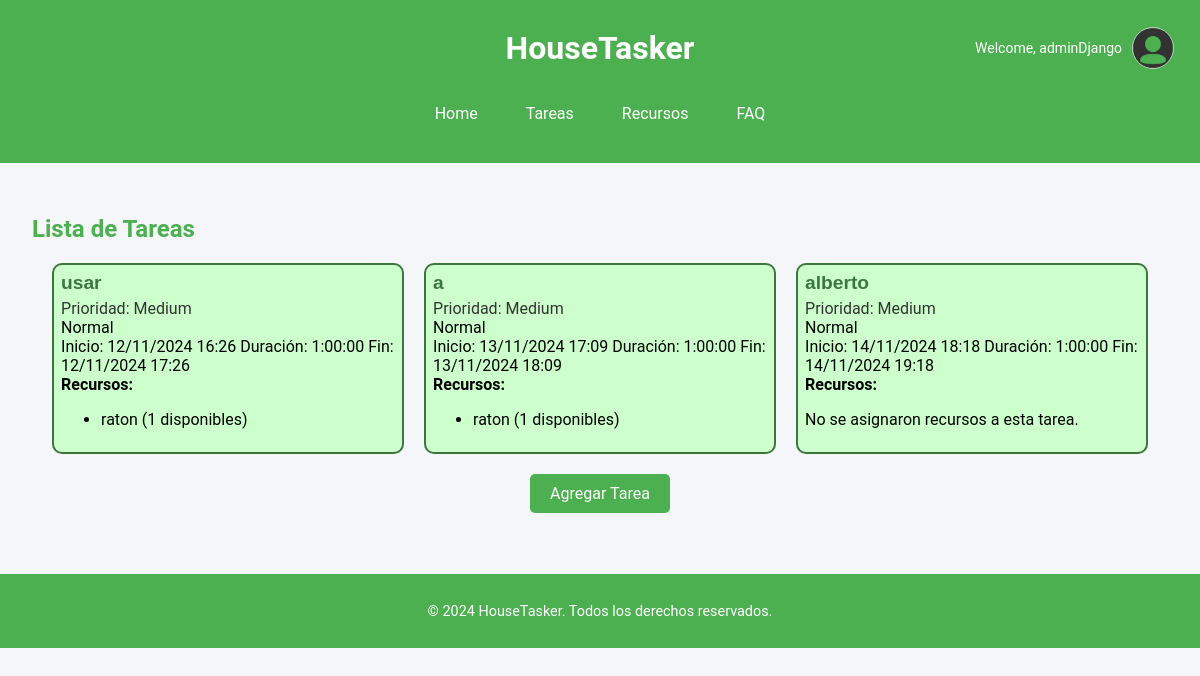
Page /tasks/ (signed in) on the earlier database version.
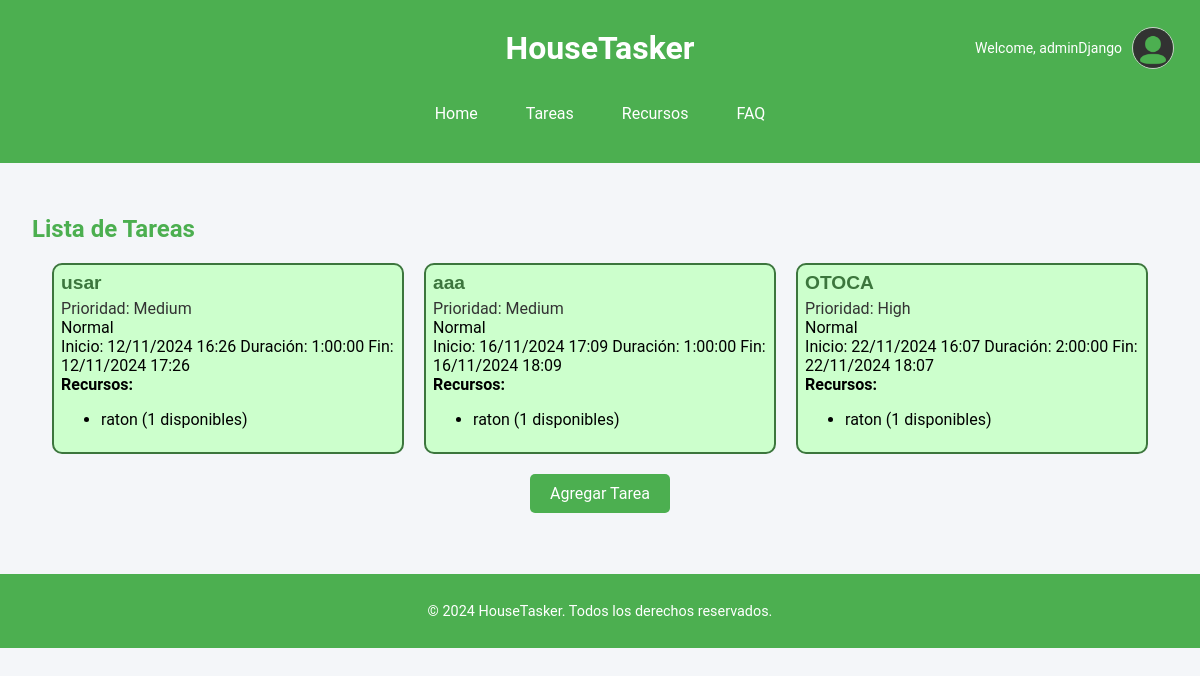
Same page on the later database version.
### appHouseTasker/models.py (models this page shows, shortened)
class CustomUser(AbstractUser):
    profile_image = models.ImageField(upload_to='profile-pictures/', blank=True, null=True)

class Task(models.Model):
    LOW = 'Low'
    MEDIUM = 'Medium'
    HIGH = 'High'
    PRIORITY_CHOICES = [
        (LOW, 'Low'),
        (MEDIUM, 'Medium'),
        (HIGH, 'High'),
    ]
    title = models.CharField(max_length=255)
    description = models.TextField(blank=True, null=True)
    priority = models.CharField(max_length=6, choices=PRIORITY_CHOICES, default=MEDIUM)
    start_date = models.DateTimeField(default=timezone.now)
    duration = models.DurationField()
    completed = models.BooleanField(default=False)
    resources = models.ManyToManyField('Resource', related_name="tasks", blank=True)
    created_by = models.ForeignKey(CustomUser, on_delete=models.CASCADE)
    is_overlapping = models.BooleanField(default=False)
    def end_date(self):
        return self.start_date + self.duration

class Resource(models.Model):
    CATEGORY_CHOICES = [
        ('cleaning', 'Limpieza'),
        ('vehicle', 'Vehículo'),
        ('kitchen', 'Cocina'),
        ('others', 'Otros'),
    ]
    name = models.CharField(max_length=100, unique=True, help_text="Nombre del recurso, e.g., Jabon, Coche, Llaves.")
    description = models.TextField(blank=True, help_text="Descripción opcional del recurso y sus características.")
    quantity = models.PositiveIntegerField(default=1, help_text="Cantidad disponible de este recurso.")
    category = models.CharField(max_length=50, choices=CATEGORY_CHOICES, default='others', help_text="Categoría del recurso.")
    is_available = models.BooleanField(default=True, help_text="Indica si el recurso está disponible para uso.")

### appHouseTasker/views.py (the view)
# urls.py: path('tasks/', views.task_list, name='task_list'),  # List all tasks
@login_required
def task_list(request):
    tasks = Task.objects.all()
    for task in tasks:
        overlapping = False
        task_end_date = task.start_date + task.duration
        for resource in task.resources.all():
            overlapping_count = sum(
                1 for t in resource.tasks.exclude(id=task.id)
                if not (t.start_date >= task_end_date or t.start_date + t.duration <= task.start_date)
            )
            if overlapping_count >= resource.quantity:
                overlapping = True
                break
        task.is_overlapping = overlapping
        task.save()
    return render(request, 'task_list.html', {'tasks': tasks})

### appHouseTasker/templates/task_list.html (shortened to what this page needs)
{% extends "base.html" %}
{% load static %}
{% block head %}
<link rel="stylesheet" href="{% static 'css/task_list.css' %}">
{% endblock %}
{% block main %}
<h2>Lista de Tareas</h2>
<div class="task-container">
  {% for task in tasks %}
    <div class="task-item {% if task.is_overlapping %}task-overlapping{% else %}task-ok{% endif %}">
      <a href="{% url 'task_detail' task.id %}">{{ task.title }}</a>
      <span class="priority">Prioridad: {{ task.get_priority_display }}</span>
      {% if task.is_overlapping %}
        <span class="status">En conflicto</span>
      {% else %}
        <span class="status">Normal</span>
      {% endif %}
      <div class="task-dates">
        <span class="start-date">Inicio: {{ task.start_date|date:"d/m/Y H:i" }}</span>
        <span class="duration">Duración: {{ task.duration }}</span>
        <span class="end-date">Fin: {{ task.end_date|date:"d/m/Y H:i" }}</span>
      </div>
      <div class="task-resources">
        <strong>Recursos:</strong>
        {% if task.resources.all %}
          <ul>
            {% for resource in task.resources.all %}
              <li>{{ resource.name }} ({{ resource.quantity }} disponibles)</li>
            {% endfor %}
          </ul>
        {% else %}
          <p>No se asignaron recursos a esta tarea.</p>
        {% endif %}
      </div>
    </div>
  {% empty %}
    <p>No se encontraron tareas.</p>
  {% endfor %}
</div>
<div class="add-task-button-container">
  <a href="{% url 'task_create' %}" class="add-task-button">Agregar Tarea</a>
</div>
{% endblock %}

### appHouseTasker/templates/base.html (shortened to what this page needs)
{% load static %}
<!DOCTYPE html>
<html lang="es">
	<head>
		<link rel="stylesheet" href="{% static 'css/ht.css' %}">
		<link rel="stylesheet" href="{% static 'css/fonts.css' %}">
		{% block head %}{% endblock %}
	</head>
	<body>
		<header>
            <div class="header-container">
                <h1>{% block header-title %}HouseTasker{% endblock %}</h1>
                <div class="user-info">
                    {% if user.is_authenticated %}
                        <div class="profile">
                            <p>Welcome, {{ user.username }}</p>
                            {% if user.profile_image %}
                                <img src="{{ user.profile_image.url }}" alt="Profile picture" class="profile-pic">
                            {% else %}
                                <img src="{% static 'img/default_pfp.png' %}" alt="Default profile picture" class="profile-pic">
                            {% endif %}
                        </div>
                    {% endif %}
                </div>
            </div>
            <nav>
                {% block nav %}
                <a href="{% url 'home' %}">Home</a>
                <a href="{% url 'task_list' %}">Tareas</a>
                <a href="{% url 'resource_list' %}">Recursos</a>
                <a href="FAQ.html">FAQ</a>
                {% endblock %}
            </nav>
        </header>
		<main>
			{% block main %}
			{% endblock %}
		</main>
		<footer>
			<p>© 2024 HouseTasker. Todos los derechos reservados.</p>
		</footer>
	</body>
</html>

### appHouseTasker/static/css/ht.css (style rules this page uses)
body, html { font-family: Arial, sans-serif; margin: 0; padding: 0; color: #333; background-color: #f4f6f9; }
header, footer { background-color: #4CAF50; color: white; text-align: center; padding: 1em; }
h1 { font-size: 2em; margin: 0; }
h2, h3 { color: #4CAF50; }
main { padding: 2em; }
nav { display: flex; justify-content: center; gap: 1em; margin: 1em 0; }
nav a { color: white; text-decoration: none; padding: 0.5em 1em; }
footer { margin-top: 2em; font-size: 0.9em; }
.header-container { display: grid; grid-template-columns: 1fr auto 1fr; align-items: center; padding: 10px; position: relative; }
.header-container h1 { grid-column: 2; text-align: center; margin: 0; }
.user-info { grid-column: 3; justify-self: end; }
.user-info .profile { display: flex; align-items: center; }
.user-info .profile p { margin-right: 10px; font-size: 14px; }
.profile-pic { width: 40px; height: 40px; border-radius: 50%; border: 1px solid #ccc; }

### appHouseTasker/static/css/task_list.css (style rules this page uses)
.task-container { display: grid; gap: 20px; margin: 20px; }
.task-item { background-color: #fff; border: 2px solid #4CAF50; border-radius: 10px; padding: 2%; transition: background-color 0.3s ease; }
.task-item a { font-family: Arial, sans-serif; font-weight: bold; color: #4CAF50; font-size: 1.2em; text-decoration: none; }
.task-item .priority { color: #333; display: block; margin-top: 5px; }
.add-task-button-container { display: flex; justify-content: center; margin-top: 20px; }
.add-task-button { background-color: #4CAF50; color: white; padding: 10px 20px; text-align: center; text-decoration: none; font-size: 16px; border-radius: 5px; transition: background-color 0.3s ease; }
.task-ok { background-color: #ccffcc; color: #000000; border-color: #3c763d; }
.task-ok a { color: #3c763d; }
@media only screen and (min-width: 961px) { .task-container { grid-template-columns: 1fr 1fr 1fr; } }

Differences in the rows shown:
removed Task: title "alberto", priority "Medium", is_overlapping "Normal", start_date "14/11/2024 18:18", duration "1:00:00", end_date "14/11/2024 19:18", shows "No se asignaron recursos a esta tarea."
changed Task: title "a" → "aaa"; start_date "13/11/2024 17:09" → "16/11/2024 17:09"; end_date "13/11/2024 18:09" → "16/11/2024 18:09"
added Task: title "OTOCA", priority "High", is_overlapping "Normal", start_date "22/11/2024 16:07", duration "2:00:00", end_date "22/11/2024 18:07", Resource (name "raton", quantity "1")
